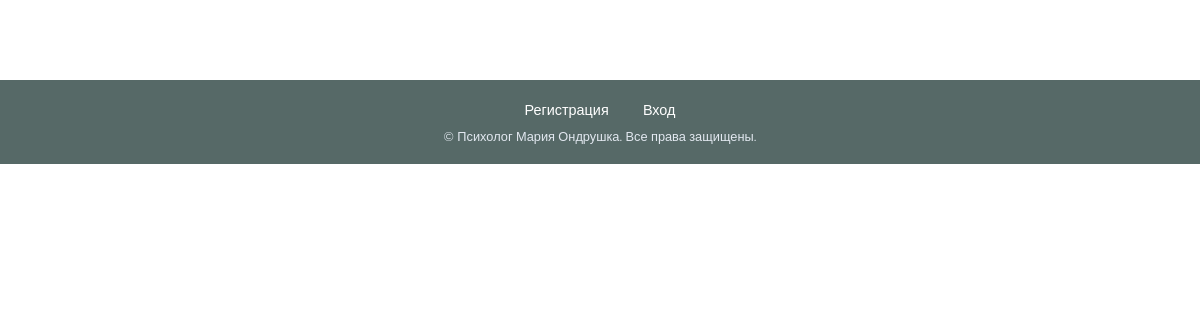
The page /consent/ on the database as committed earlier.
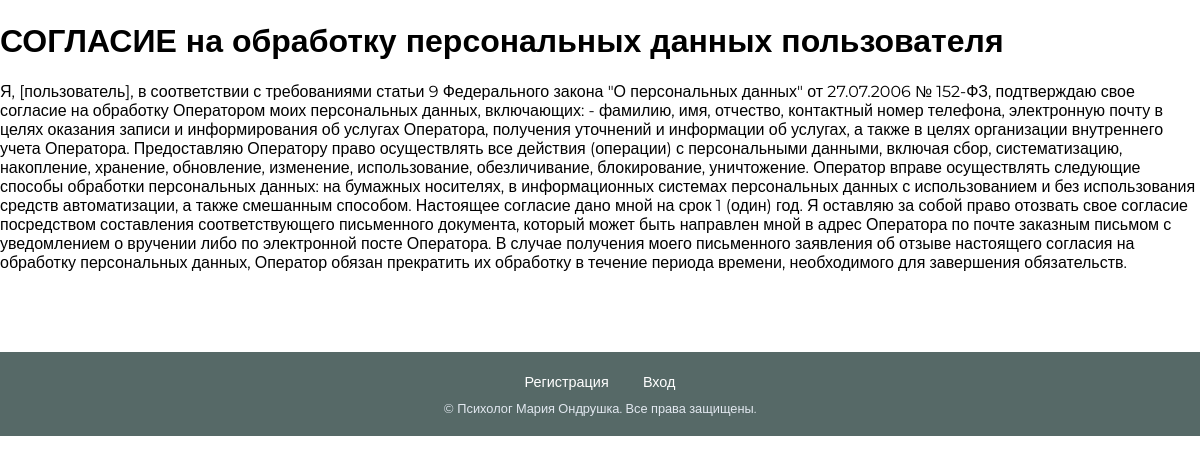
The same page on the database as committed later.
### pages/models.py (models this page shows, shortened)
class ConsentForm(models.Model):
    title = models.CharField(max_length=200, verbose_name='Название')
    content = models.TextField(verbose_name='Содержание')
    class Meta:
        verbose_name = 'Форма согласия'
        verbose_name_plural = 'Формы согласия'

### pages/views.py (the view)
# urls.py: path('consent/', views.consent_form, name='consent'),
def consent_form(request):
    consent = ConsentForm.objects.last()
    return render(request, 'pages/consent.html', {'consent': consent})

### pages/templates/pages/consent.html (shortened to what this page needs)
{% extends "pages/base.html" %}
{% load static %}
{% block content %}
<div class="document-page">
    <h1>{{ consent.title }}</h1>
    <div class="document-content">
        {{ consent.content|linebreaks }}
    </div>
</div>
{% endblock %}

Rows that differ between the two databases and show on the page:
added ConsentForm: title "СОГЛАСИЕ на обработку персональных данных пользователя", content "Я, [пользователь], в соответствии с требованиями статьи 9 Федерального закона \"О персональных данных\" от 27.07.2006 № 152-ФЗ, подтверждаю свое согласие на обработку Оператором моих персональных данных, включающих: - фамилию, имя, отчество, контактный номер телефона, электронную почту в целях оказания записи и информирования об услугах Оператора, получения уточнений и информации об услугах, а также в целях организации внутреннего учета Оператора. Предоставляю Оператору право осуществлять все действия (операции) с персональными данными, включая сбор, систематизацию, накопление, хранение, обновление, изменение, использование, обезличивание, блокирование, уничтожение. Оператор вправе…"
